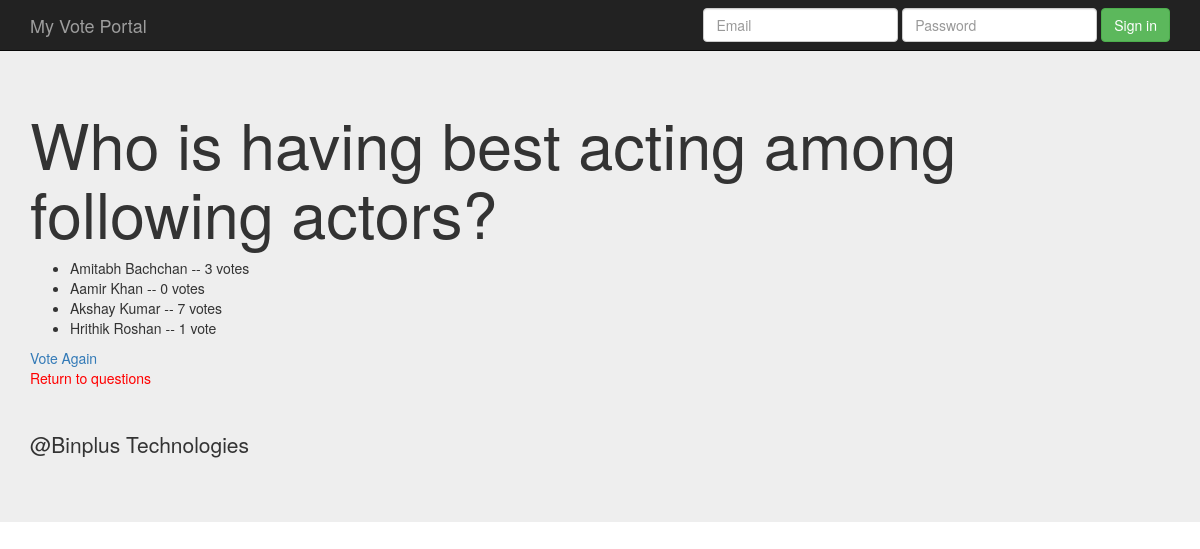
The page /polls/4/results/ on the database its author committed.
### polls/models.py (models this page shows, shortened)
class Question(models.Model):
    question_text = models.CharField(max_length=100)
    pub_date = models.DateTimeField('Date_published')

class Choice(models.Model):
    choice_text = models.CharField(max_length=200)
    votes =  models.IntegerField(default=0)
    question = models.ForeignKey(Question, on_delete=models.CASCADE)

### polls/views.py (the view)
# urls.py: path('<int:question_id>/results/', views.results, name='results'),
def results(request, question_id):
    question = get_object_or_404(Question, pk=question_id)
    return  render(request, 'polls/results.html', {'question':question})

### polls/templates/polls/results.html
{% extends 'polls/base.html' %}
{% block main_content  %}
<h1> {{ question.question_text  }} </h1>
<ul>
    {% for choice in question.choice_set.all %}
    <li>{{choice.choice_text}} -- {{choice.votes}} vote{{ choice.votes|pluralize}}</li>
     {% endfor %}
</ul>
<a href="{% url  'polls:vote' question.id  %}" > Vote Again</a><br>
<a href="http://127.0.0.1:8000/polls" style="color:red;">  Return to questions</a>
{% endblock %}

### rows shown on the page
Question: question_text "Who is having best acting among following actors?"
Choice: choice_text "Amitabh Bachchan", votes "3"
Choice: choice_text "Aamir Khan", votes "0"
Choice: choice_text "Akshay Kumar", votes "7"
Choice: choice_text "Hrithik Roshan", votes "1"
